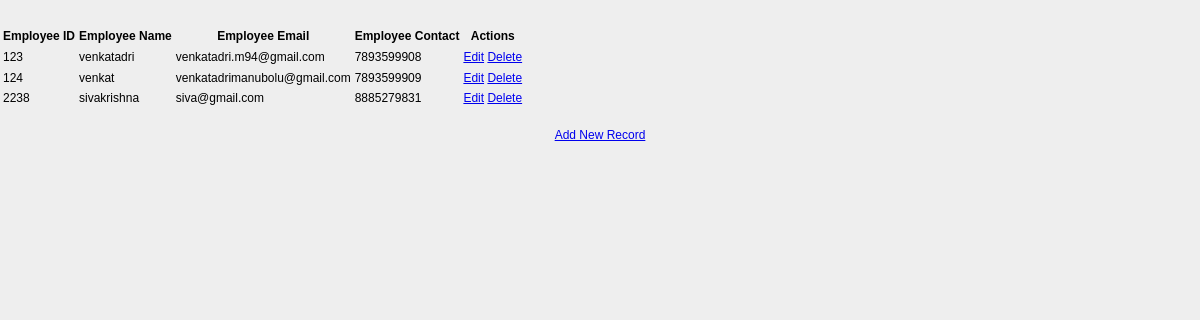
The page / on the database its author committed.
### app_crudoper/models.py (models this page shows)
class Employee(models.Model):
    eid=models.CharField(max_length=20)
    ename=models.CharField(max_length=100)
    email=models.EmailField()
    contact=models.CharField(max_length=15)
    class Meta:
        db_table="employee"

### app_crudoper/views.py (the view)
# urls.py: path('',views.show,name='show'),
def show(request):
    employees=Employee.objects.all()
    return render(request,'show.html',{'employees':employees})

### app_crudoper/templates/show.html (shortened to what this page needs)
<!DOCTYPE html>
<html lang="en">
<head>
    {% load static %}
    <link rel="stylesheet" href="{% static 'css/style.css' %}"/>
</head>
<body>
<table class="table table-striped table-bordered table-sm">
    <thead class="thead-dark">
        <tr>
            <th>Employee ID</th>
            <th>Employee Name</th>
            <th>Employee Email</th>
            <th>Employee Contact</th>
            <th>Actions</th>
        </tr>
    </thead>
    <tbody>
        {% for emp in employees %}
            <tr>
                <td>{{ emp.eid }}</td>
                <td>{{ emp.ename }}</td>
                <td>{{ emp.email }}</td>
                <td>{{ emp.contact }}</td>
                <td>
                    <a href="/edit/{{ emp.id }}"><span class="glyphicon glyphicon-pencil" >Edit</span></a>
                    <a href="/delete/{{ emp.id }}">Delete</a>
                </td>
            </tr>
        {% endfor %}
    </tbody>
</table><br>
<center><a href="/emp" class="btn btn-primary">Add New Record</a></center>
</body>
</html>

### app_crudoper/static/css/style.css (style rules this page uses)
body { font:12px/1.4 Verdana,Arial; background:#eee; height:100%; margin:25px 0; padding:0 }

### rows shown on the page
Employee: eid "123", ename "venkatadri", email "venkatadri.m94@gmail.com", contact "7893599908"
Employee: eid "124", ename "venkat", email "venkatadrimanubolu@gmail.com", contact "7893599909"
Employee: eid "2238", ename "sivakrishna", email "siva@gmail.com", contact "8885279831"
